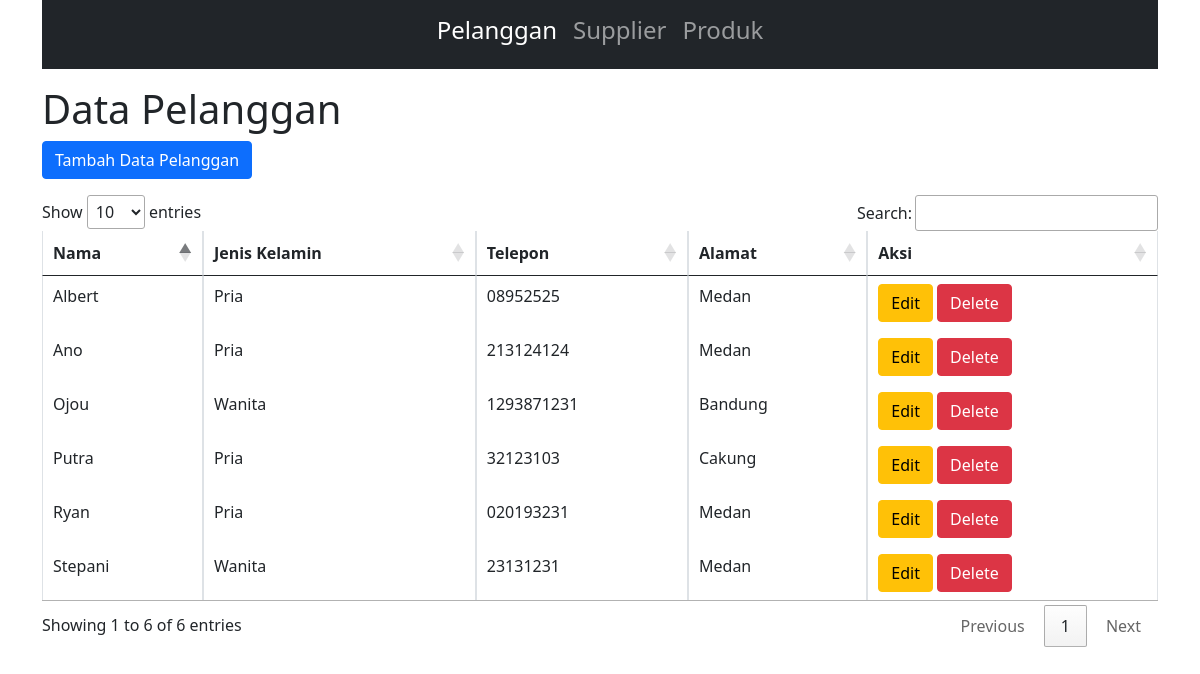
Screenshot of /sesi29/index.php with the database file from the repository.
### tables this page shows
CREATE TABLE `pelanggan` (
  `id` int(11) UNSIGNED NOT NULL,
  `nama` varchar(100) NOT NULL,
  `jenis_kelamin` enum('Pria','Wanita') NOT NULL,
  `telpon` varchar(12) NOT NULL,
  `alamat` text NOT NULL
);

### sesi29/index.php (the view, shortened to what this page needs)
<!DOCTYPE html>
<html lang="en">
<head>
    <link href="https://cdn.jsdelivr.net/npm/bootstrap@5.0.2/dist/css/bootstrap.min.css" rel="stylesheet">
    <link rel="stylesheet" href="https://cdn.datatables.net/1.13.7/css/jquery.dataTables.css" />
</head>
<body>
    <div class="container mb-3">
        <nav class="navbar navbar-expand-lg navbar-dark bg-dark">
            <div class="container-fluid ">
                <div class="collapse navbar-collapse justify-content-center" id="navbarNav">
                <ul class="navbar-nav">
                    <li class="nav-item">
                    <a class="nav-link active" aria-current="page" href="index.php"><h4>Pelanggan</h4></a>
                    </li>
                    <li class="nav-item">
                    <a class="nav-link" href="supplier.php"><h4>Supplier</h4></a>
                    </li>
                    <li class="nav-item">
                    <a class="nav-link" href="produk.php"><h4>Produk</h4></a>
                    </li>
                </ul>
                </div>
            </div>
        </nav>
    </div>
    <div class="container-md col-md-12">
    <h1>Data Pelanggan </h1>
        <a class="btn btn-primary mb-3" href="form/tambah/tambah_pelanggan.php" role="button">Tambah Data Pelanggan</a>
            <table id="myTable" class="table table-bordered" >
            <thead>
                <tr>
                    <th scope="col">Nama</th>
                    <th scope="col">Jenis Kelamin</th>
                    <th scope="col">Telepon</th>
                    <th scope="col">Alamat</th>
                    <th scope="col">Aksi</th>
                </tr>
            </thead>
            <tbody>
                <?php
                    include("connection.php");
                    $query = mysqli_query($connect,"SELECT * FROM `pelanggan` ORDER BY id DESC");
                while ($data = mysqli_fetch_array($query)) {
                ?>
                <tr>
                    <td><?php echo $data["nama"] ?></td>
                    <td><?php echo $data["jenis_kelamin"] ?></td>
                    <td><?php echo $data["telpon"] ?></td>
                    <td><?php echo $data["alamat"] ?></td>
                    <td>
                        <a href="form/edit/edit_pelanggan.php?id=<?php echo $data['id']?>" class="btn btn-warning">Edit</a>
                        <a href="Backend/delete/proses_delete_pelanggan.php?id=<?php echo $data['id']?>" class="btn btn-danger">Delete</a>
                    </td>
                </tr>
            <?php
                }
            ?>
        </div>
</body>
</html>

### rows the page displays
pelanggan: nama "Putra", jenis_kelamin "Pria", telpon "32123103", alamat "Cakung"
pelanggan: nama "Ano", jenis_kelamin "Pria", telpon "213124124", alamat "Medan"
pelanggan: nama "Ojou", jenis_kelamin "Wanita", telpon "1293871231", alamat "Bandung"
pelanggan: nama "Stepani", jenis_kelamin "Wanita", telpon "23131231", alamat "Medan"
pelanggan: nama "Ryan", jenis_kelamin "Pria", telpon "020193231", alamat "Medan"
pelanggan: nama "Albert", jenis_kelamin "Pria", telpon "08952525", alamat "Medan"
